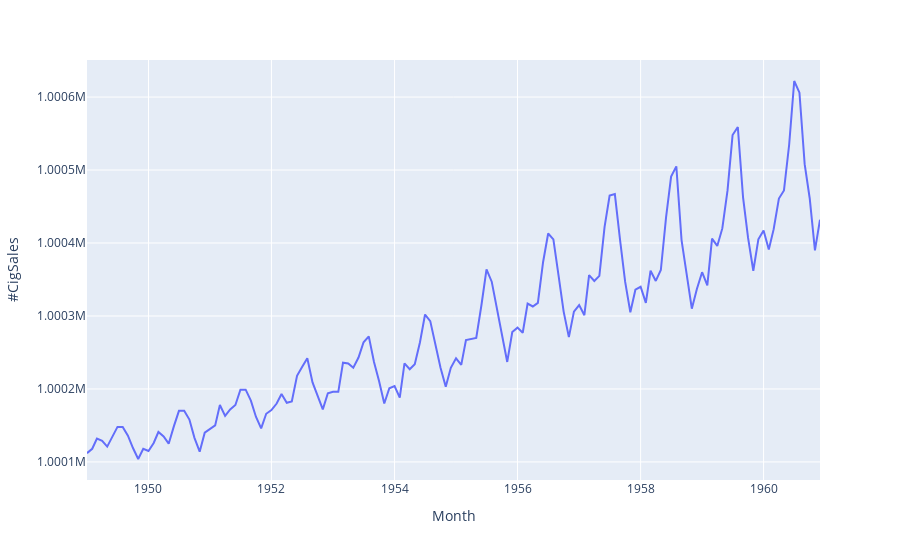

Notebook source saved alongside this figure:
### Code cell
import plotly.express as px


def plot_CigSales_volumes(df: pd.DataFrame,
                           y: str) -> None:
    """General function to plot the passenger data."""

    fig = px.line(df, x=df.index, y=y,)
   

    return fig.show()


# Plot the airline passenger data
plot_CigSales_volumes(df=cigData, y='#CigSales')

### Figure 1 — Plotly figure (JSON) as saved in the notebook; plotly's stock layout.template omitted (floating-point values rounded to 4 significant figures; data arrays with more than 128 entries replaced by an {"elided": "..."} marker saying what was removed)
{"data": [{"hovertemplate": "Month=%{x}<br>#CigSales=%{y}<extra></extra>", "legendgroup": "", "line": {"color": "#636efa", "dash": "solid"}, "marker": {"symbol": "circle"}, "mode": "lines", "name": "", "orientation": "v", "showlegend": false, "type": "scatter", "x": {"elided": "144 str values"}, "xaxis": "x", "y": {"elided": "144 int values"}, "yaxis": "y"}], "layout": {"legend": {"tracegroupgap": 0}, "margin": {"t": 60}, "xaxis": {"anchor": "y", "domain": [0, 1], "title": {"text": "Month"}}, "yaxis": {"anchor": "x", "domain": [0, 1], "title": {"text": "#CigSales"}}}}
